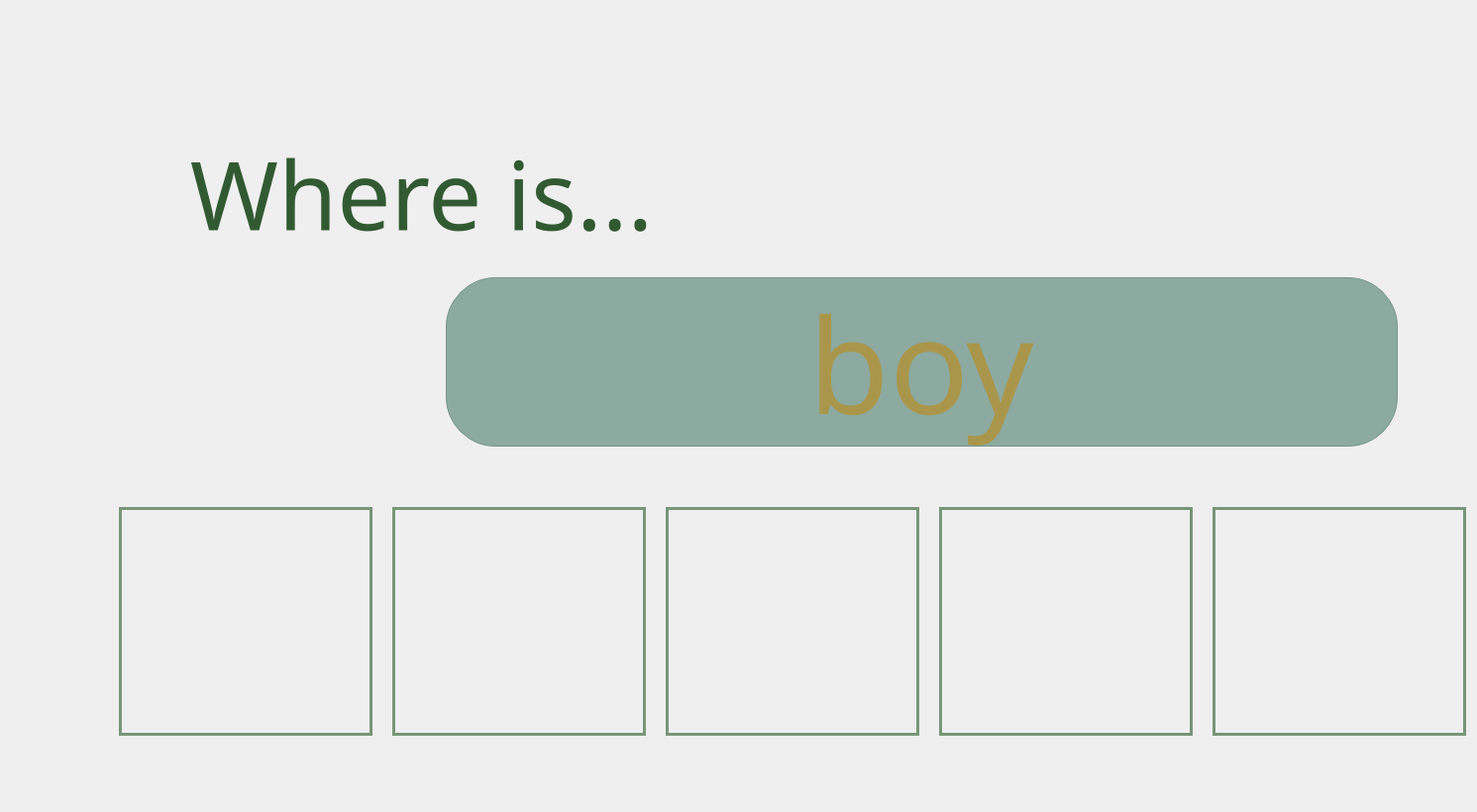
      <widget class="QWidget" name="eng2">
       <widget class="QWidget" name="horizontalLayoutWidget_7">
        <property name="geometry">
         <rect>
          <x>120</x>
          <y>510</y>
          <width>1362</width>
          <height>235</height>
         </rect>
        </property>
        <layout class="QHBoxLayout" name="eng2_ansBox">
         <property name="spacing">
          <number>20</number>
         </property>
         <item>
          <widget class="QPushButton" name="eng2_ans0">
           <property name="sizePolicy">
            <sizepolicy hsizetype="Fixed" vsizetype="Fixed">
             <horstretch>0</horstretch>
             <verstretch>0</verstretch>
            </sizepolicy>
           </property>
           <property name="minimumSize">
            <size>
             <width>256</width>
             <height>231</height>
            </size>
           </property>
           <property name="maximumSize">
            <size>
             <width>256</width>
             <height>231</height>
            </size>
           </property>
           <property name="font">
            <font>
             <family>배달의민족 연성</family>
             <pointsize>36</pointsize>
            </font>
           </property>
           <property name="styleSheet">
            <string notr="true">border:3px solid rgb(120,150,120);</string>
           </property>
           <property name="text">
            <string/>
           </property>
           <property name="icon">
            <iconset>
             <normaloff>resources/eng2/cat.jpg</normaloff>resources/eng2/cat.jpg</iconset>
           </property>
           <property name="iconSize">
            <size>
             <width>250</width>
             <height>225</height>
            </size>
           </property>
           <property name="flat">
            <bool>false</bool>
           </property>
          </widget>
         </item>
         <item>
          <widget class="QPushButton" name="eng2_ans1">
           <property name="sizePolicy">
            <sizepolicy hsizetype="Fixed" vsizetype="Fixed">
             <horstretch>0</horstretch>
             <verstretch>0</verstretch>
            </sizepolicy>
           </property>
           <property name="minimumSize">
            <size>
             <width>256</width>
             <height>231</height>
            </size>
           </property>
           <property name="maximumSize">
            <size>
             <width>256</width>
             <height>231</height>
            </size>
           </property>
           <property name="font">
            <font>
             <family>배달의민족 연성</family>
             <pointsize>36</pointsize>
            </font>
           </property>
           <property name="styleSheet">
            <string notr="true">border:3px solid rgb(120,150,120);</string>
           </property>
           <property name="text">
            <string/>
           </property>
           <property name="icon">
            <iconset>
             <normaloff>resources/eng2/strawberry.jpg</normaloff>resources/eng2/strawberry.jpg</iconset>
           </property>
           <property name="iconSize">
            <size>
             <width>250</width>
             <height>225</height>
            </size>
           </property>
          </widget>
         </item>
         <item>
          <widget class="QPushButton" name="eng2_ans2">
           <property name="sizePolicy">
            <sizepolicy hsizetype="Fixed" vsizetype="Fixed">
             <horstretch>0</horstretch>
             <verstretch>0</verstretch>
            </sizepolicy>
           </property>
           <property name="minimumSize">
            <size>
             <width>256</width>
             <height>231</height>
            </size>
           </property>
           <property name="maximumSize">
            <size>
             <width>256</width>
             <height>231</height>
            </size>
           </property>
           <property name="font">
            <font>
             <family>배달의민족 연성</family>
             <pointsize>36</pointsize>
            </font>
           </property>
           <property name="styleSheet">
            <string notr="true">border:3px solid rgb(120,150,120);</string>
           </property>
           <property name="text">
            <string/>
           </property>
           <property name="icon">
            <iconset>
             <normaloff>resources/eng2/eggplant.jpg</normaloff>resources/eng2/eggplant.jpg</iconset>
           </property>
           <property name="iconSize">
            <size>
             <width>250</width>
             <height>225</height>
            </size>
           </property>
          </widget>
         </item>
         <item>
          <widget class="QPushButton" name="eng2_ans3">
           <property name="sizePolicy">
            <sizepolicy hsizetype="Fixed" vsizetype="Fixed">
             <horstretch>0</horstretch>
             <verstretch>0</verstretch>
            </sizepolicy>
           </property>
           <property name="minimumSize">
            <size>
             <width>256</width>
             <height>231</height>
            </size>
           </property>
           <property name="maximumSize">
            <size>
             <width>256</width>
             <height>231</height>
            </size>
           </property>
           <property name="font">
            <font>
             <family>배달의민족 연성</family>
             <pointsize>36</pointsize>
            </font>
           </property>
           <property name="styleSheet">
            <string notr="true">border:3px solid rgb(120,150,120);</string>
           </property>
           <property name="text">
            <string/>
           </property>
           <property name="icon">
            <iconset>
             <normaloff>resources/eng2/boy.jpg</normaloff>resources/eng2/boy.jpg</iconset>
           </property>
           <property name="iconSize">
            <size>
             <width>250</width>
             <height>225</height>
            </size>
           </property>
          </widget>
         </item>
         <item>
          <widget class="QPushButton" name="eng2_ans4">
           <property name="sizePolicy">
            <sizepolicy hsizetype="Fixed" vsizetype="Fixed">
             <horstretch>0</horstretch>
             <verstretch>0</verstretch>
            </sizepolicy>
           </property>
           <property name="minimumSize">
            <size>
             <width>256</width>
             <height>231</height>
            </size>
           </property>
           <property name="maximumSize">
            <size>
             <width>256</width>
             <height>231</height>
            </size>
           </property>
           <property name="font">
            <font>
             <family>배달의민족 연성</family>
             <pointsize>36</pointsize>
            </font>
           </property>
           <property name="styleSheet">
            <string notr="true">border:3px solid rgb(120,150,120);</string>
           </property>
           <property name="text">
            <string/>
           </property>
           <property name="icon">
            <iconset>
             <normaloff>resources/eng2/computer.jpg</normaloff>resources/eng2/computer.jpg</iconset>
           </property>
           <property name="iconSize">
            <size>
             <width>250</width>
             <height>225</height>
            </size>
           </property>
          </widget>
         </item>
        </layout>
       </widget>
       <widget class="QLabel" name="eng2_whereis">
        <property name="geometry">
         <rect>
          <x>160</x>
          <y>120</y>
          <width>531</width>
          <height>151</height>
         </rect>
        </property>
        <property name="font">
         <font>
          <family>Jokerman</family>
          <pointsize>72</pointsize>
         </font>
        </property>
        <property name="styleSheet">
         <string notr="true">color: rgb(50, 90, 50);</string>
        </property>
        <property name="text">
         <string>Where is...</string>
        </property>
        <property name="alignment">
         <set>Qt::AlignCenter</set>
        </property>
       </widget>
       <widget class="QLineEdit" name="eng2_word">
        <property name="geometry">
         <rect>
          <x>450</x>
          <y>280</y>
          <width>961</width>
          <height>171</height>
         </rect>
        </property>
        <property name="sizePolicy">
         <sizepolicy hsizetype="Fixed" vsizetype="Expanding">
          <horstretch>0</horstretch>
          <verstretch>0</verstretch>
         </sizepolicy>
        </property>
        <property name="minimumSize">
         <size>
          <width>90</width>
          <height>0</height>
         </size>
        </property>
        <property name="maximumSize">
         <size>
          <width>16777215</width>
          <height>16777215</height>
         </size>
        </property>
        <property name="font">
         <font>
          <family>안동엄마까투리</family>
          <pointsize>100</pointsize>
         </font>
        </property>
        <property name="styleSheet">
         <string notr="true">border:1px solid rgb(120, 150, 140);
border-radius:50px;
background-color:rgb(140, 170, 160);
color: rgb(170, 150, 75);
</string>
        </property>
        <property name="text">
         <string>boy</string>
        </property>
        <property name="alignment">
         <set>Qt::AlignCenter</set>
        </property>
       </widget>
       <widget class="QWidget" name="horizontalLayoutWidget_23">
        <property name="geometry">
         <rect>
          <x>120</x>
          <y>750</y>
          <width>1362</width>
          <height>61</height>
         </rect>
        </property>
        <layout class="QHBoxLayout" name="eng2_ansBox_2">
         <property name="spacing">
          <number>20</number>
         </property>
         <item>
          <widget class="QLabel" name="eng2_ansLbl_0">
           <property name="font">
            <font>
             <family>배달의민족 연성</family>
             <pointsize>30</pointsize>
            </font>
           </property>
           <property name="styleSheet">
            <string notr="true">color: rgb(90, 120, 100);</string>
           </property>
           <property name="text">
            <string/>
           </property>
           <property name="alignment">
            <set>Qt::AlignCenter</set>
           </property>
          </widget>
         </item>
         <item>
          <widget class="QLabel" name="eng2_ansLbl_1">
           <property name="font">
            <font>
             <family>배달의민족 연성</family>
             <pointsize>30</pointsize>
            </font>
           </property>
           <property name="styleSheet">
            <string notr="true">color: rgb(90, 120, 100);</string>
           </property>
           <property name="text">
            <string/>
           </property>
           <property name="alignment">
            <set>Qt::AlignCenter</set>
           </property>
          </widget>
         </item>
         <item>
          <widget class="QLabel" name="eng2_ansLbl_2">
           <property name="font">
            <font>
             <family>배달의민족 연성</family>
             <pointsize>30</pointsize>
            </font>
           </property>
           <property name="styleSheet">
            <string notr="true">color: rgb(90, 120, 100);</string>
           </property>
           <property name="text">
            <string/>
           </property>
           <property name="alignment">
            <set>Qt::AlignCenter</set>
           </property>
          </widget>
         </item>
         <item>
          <widget class="QLabel" name="eng2_ansLbl_3">
           <property name="font">
            <font>
             <family>배달의민족 연성</family>
             <pointsize>30</pointsize>
            </font>
           </property>
           <property name="styleSheet">
            <string notr="true">color: rgb(90, 120, 100);</string>
           </property>
           <property name="text">
            <string/>
           </property>
           <property name="alignment">
            <set>Qt::AlignCenter</set>
           </property>
          </widget>
         </item>
         <item>
          <widget class="QLabel" name="eng2_ansLbl_4">
           <property name="font">
            <font>
             <family>배달의민족 연성</family>
             <pointsize>30</pointsize>
            </font>
           </property>
           <property name="styleSheet">
            <string notr="true">color: rgb(90, 120, 100);</string>
           </property>
           <property name="text">
            <string/>
           </property>
           <property name="alignment">
            <set>Qt::AlignCenter</set>
           </property>
          </widget>
         </item>
        </layout>
       </widget>
      </widget>
